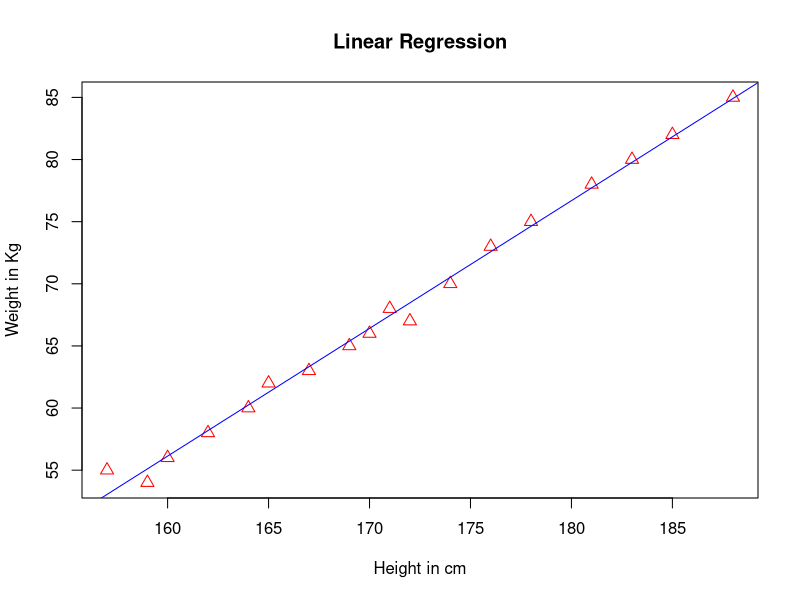

The R source for this figure:
data1 <- read.csv("linear_reg.csv")

# Build a linear regression model
model <- lm(Weight ~ Height, data = data1)
summary(model)  # Show model summary

# Predictions on training data
predictions <- predict(model, data1)

# Calculate Mean Absolute Error (MAE)
mae <- mean(abs(data1$Weight - predictions))
cat("Mean Absolute Error (MAE):", mae, "\n")

# Calculate Root Mean Squared Error (RMSE)
rmse <- sqrt(mean((data1$Weight - predictions)^2))
cat("Root Mean Squared Error (RMSE):", rmse, "\n")

# Take user input for prediction
a <- as.integer(readline("Enter the height of the individual: "))
a <- data.frame(Height = a)
print(a)

# Make prediction using the model
result <- predict(model, a)
cat("The predicted weight is", result, "kg\n")

# Plot the data and regression line
plot(data1$Height, data1$Weight, col = "red", main = "Linear Regression", 
     cex = 1.3, pch = 2, xlab = "Height in cm", ylab = "Weight in Kg")
abline(model, col = "blue")
